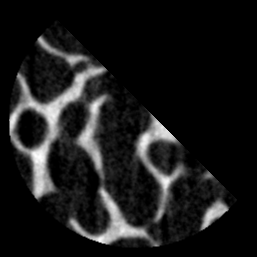
#> input picture test_data/LHDL/Ti_2923_D_1/resampled/Ti_2923_D_1_0001.tif, 257 x 257 px; its folder holds only this picture in this run
$ python -i pybonemorph.py   (imports and definitions only)
#> lines starting #> are read from the running program, lines starting #| are printed output that depends on the picture; after the words box and inside, x2 and y2 are one past the last pixel; in counts of white or black regions, pixels touching at a corner belong together
#!/usr/bin/env python
# -*- coding: utf-8 -*-
"""
Bone histomorphometry and image processing methods.

"""

__author__ = ['Gianluca Iori']
__date_created__ = '2021-11-03'
__date__ = '2022-04-22'
__copyright__ = 'Copyright (c) 2021, JC|MSK'
__docformat__ = 'restructuredtext en'
__license__ = "GPL"
__version__ = "0.1"
__maintainer__ = 'Gianluca Iori'
__email__ = "gianthk.iori@gmail.com"

import numpy as np
from scipy import ndimage
from skimage import measure, morphology
import logging
from tqdm import tqdm
import recon_utils as ru

# [41 lines left out: function centerofmass, not called in this run]

def remove_unconnected(bwimage):
    """Remove all unconnected voxels. Returns a binary of the largest connected cluster.

    Parameters
    ----------
    bwimage
        Binary image.

    Returns
    -------
    bwcluster
        Binary image of the largest connected cluster of voxels.
    """

    # label the BW image
    # [labels, n_labels] = measure.label(bwimage, None, True)
    [labels, n_labels] = measure.label(bwimage, None, True, 1)

    # count occurrences of each label
    occurrences = np.bincount(labels.reshape(labels.size))

    # find largest unconnected label
    largest_label_id = occurrences[1:].argmax() + 1

    return labels == largest_label_id

# [195 lines left out: functions fill_voids, remove_largest, add_cap, embed, not called in this run]

def periosteummask(bwimage, closepixels=10, closevoxels=0, remove_objects_smaller_than=None, removeunconn=True, verbose=False):
    """Binary mask of periosteum (whole bone).

    Parameters
    ----------
    bwimage : bool
        Binary image. Can be 2D or 3D.
    closepixels : int
        Radius of DISK structuring element for 2D image closing.
    closevoxels : int
        Radius of CUBE structuring element for final 3D image closing.
    remove_objects_smaller_than : int
        Remove objects smaller than given size before periosteum mask calculation.
    removeunconn : bool
        Remove unconnected clusters of pixels/voxels from the calculated mask.
    verbose : bool
        Activate verbose output.

    Returns
    -------
    perimask : bool
        Binary mask of the whole bone (periosteum mask).
    """

    # verbose output
    if verbose:
        logging.basicConfig(level=logging.INFO)

    if remove_objects_smaller_than:
        logging.info('Preliminary removal of objects smaller than {} pixels.'.format(remove_objects_smaller_than))
        bwimage = morphology.remove_small_objects(bwimage, min_size=remove_objects_smaller_than)

    if bwimage.ndim == 3:

        # output arrays initialization
        perimask = np.zeros(np.shape(bwimage), dtype=bool)

        # 2D slice-wise imclose and fill
        logging.info('2D slice-wise image closing and filling.\n Structuring element DISK of radius: {}'.format(closepixels))

        for slice in tqdm(range(0, bwimage.shape[0])):
            perimask[slice,:,:] = ndimage.binary_fill_holes(morphology.binary_closing(bwimage[slice,:,:], morphology.disk(closepixels)))

        if removeunconn:
            # remove isolated clusters
            logging.info("Removing isolated clusters of voxels.")
            perimask = remove_unconnected(perimask)

        if closevoxels > 0:
            # final 3D imclose
            logging.info('Final 3D image closing.\n Structuring element CUBE of radius: {}'.format(closepixels))
            perimask = morphology.binary_closing(perimask, morphology.cube(closevoxels))

    elif bwimage.ndim == 2:
        # imclose and fill
        perimask = ndimage.binary_fill_holes(morphology.binary_closing(bwimage, morphology.disk(closepixels)))

        # remove isolated clusters
        if removeunconn:
            # remove isolated clusters
            logging.info("Removing isolated clusters of voxels.")
            perimask = remove_unconnected(perimask)

    return perimask

>>> import cv2
>>> picture = cv2.imread('../../test_data/LHDL/Ti_2923_D_1/resampled/Ti_2923_D_1_0001.tif', cv2.IMREAD_GRAYSCALE)
#> picture is the input picture: shape (257, 257); min 0, max 254, mean 26.2
>>> result = periosteummask(picture)
#> in periosteummask, `perimask = ndimage.binary_fill_holes(morphology.binary_closing(bwimage..`:
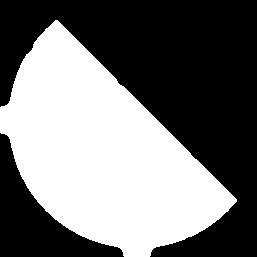
#> perimask: shape (257, 257) bool; 45.7% white; 1 white region, box (x1, y1, x2, y2) and area: (0, 20, 237, 257) 30195
#> in remove_unconnected, `[labels, n_labels] = measure.label(bwimage, None, True, 1)`: n_labels = 1
#> in remove_unconnected, `occurrences = np.bincount(labels.reshape(labels.size))`: occurrences = [35854, 30195]
#> in remove_unconnected, `largest_label_id = occurrences[1:].argmax() + 1`: largest_label_id = 1

$ run again, on test_data/LHDL/Ti_2923_D_1/resampled/Ti_2923_D_1_0005.tif
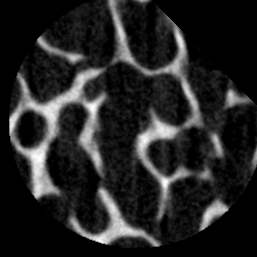
#> input picture test_data/LHDL/Ti_2923_D_1/resampled/Ti_2923_D_1_0005.tif, 257 x 257 px
#> picture is the input picture: shape (257, 257); min 0, max 254, mean 36.8
#> in periosteummask, `perimask = ndimage.binary_fill_holes(morphology.binary_closing(bwimage..`:
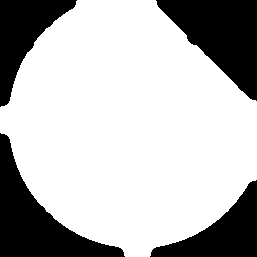
#> perimask: shape (257, 257) bool; 72.5% white; 4 black regions, box (x1, y1, x2, y2) and area: (156, 0, 257, 101) 5570, (0, 133, 125, 257) 5533, (0, 0, 77, 107) 3551, (150, 180, 257, 257) 3536
#> n_labels = 1
#> occurrences = [18190, 47859]
#> largest_label_id = 1
